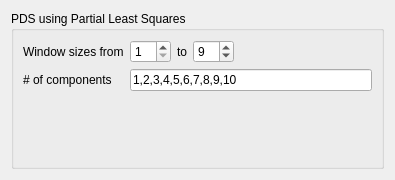
<?xml version="1.0" encoding="UTF-8"?>
<ui version="4.0">
 <class>Form</class>
 <widget class="QWidget" name="Form">
  <property name="geometry">
   <rect>
    <x>0</x>
    <y>0</y>
    <width>395</width>
    <height>180</height>
   </rect>
  </property>
  <property name="sizePolicy">
   <sizepolicy hsizetype="Ignored" vsizetype="Ignored">
    <horstretch>0</horstretch>
    <verstretch>0</verstretch>
   </sizepolicy>
  </property>
  <property name="windowTitle">
   <string>Form</string>
  </property>
  <layout class="QVBoxLayout" name="verticalLayout">
   <item>
    <widget class="QGroupBox" name="formGroupBox">
     <property name="title">
      <string>PDS using Partial Least Squares</string>
     </property>
     <layout class="QFormLayout" name="formLayout">
      <item row="1" column="0">
       <widget class="QLabel" name="winsize_label">
        <property name="text">
         <string>Window sizes from</string>
        </property>
       </widget>
      </item>
      <item row="1" column="1">
       <layout class="QHBoxLayout" name="horizontalLayout">
        <item>
         <widget class="QSpinBox" name="winsize_min_spinBox">
          <property name="minimum">
           <number>1</number>
          </property>
          <property name="singleStep">
           <number>2</number>
          </property>
          <property name="value">
           <number>1</number>
          </property>
         </widget>
        </item>
        <item>
         <widget class="QLabel" name="label">
          <property name="text">
           <string>to</string>
          </property>
         </widget>
        </item>
        <item>
         <widget class="QSpinBox" name="winsize_max_spinBox">
          <property name="singleStep">
           <number>2</number>
          </property>
          <property name="value">
           <number>9</number>
          </property>
         </widget>
        </item>
        <item>
         <spacer name="horizontalSpacer">
          <property name="orientation">
           <enum>Qt::Horizontal</enum>
          </property>
          <property name="sizeHint" stdset="0">
           <size>
            <width>40</width>
            <height>20</height>
           </size>
          </property>
         </spacer>
        </item>
       </layout>
      </item>
      <item row="3" column="0">
       <widget class="QLabel" name="pls_nc_label">
        <property name="text">
         <string># of components</string>
        </property>
       </widget>
      </item>
      <item row="3" column="1">
       <widget class="QLineEdit" name="pls_nc_lineEdit">
        <property name="text">
         <string>1,2,3,4,5,6,7,8,9,10</string>
        </property>
       </widget>
      </item>
     </layout>
    </widget>
   </item>
  </layout>
 </widget>
 <resources/>
 <connections/>
</ui>
